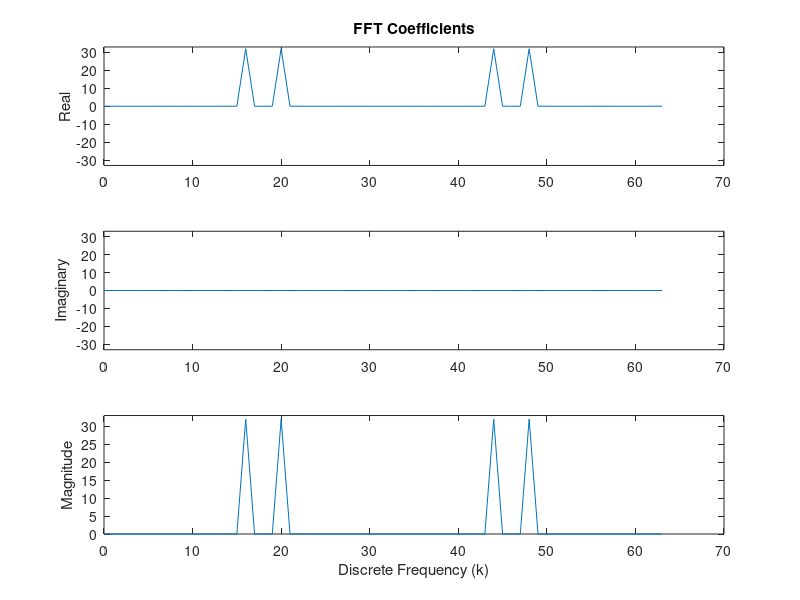
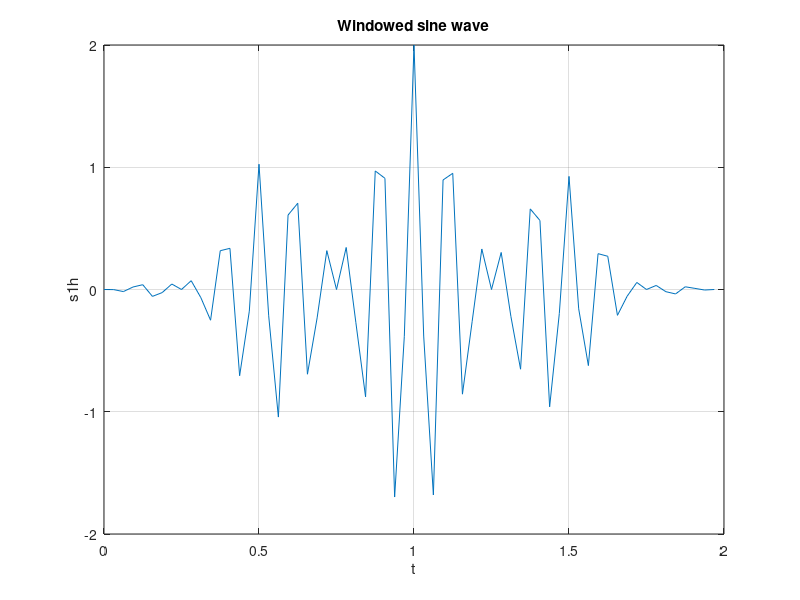
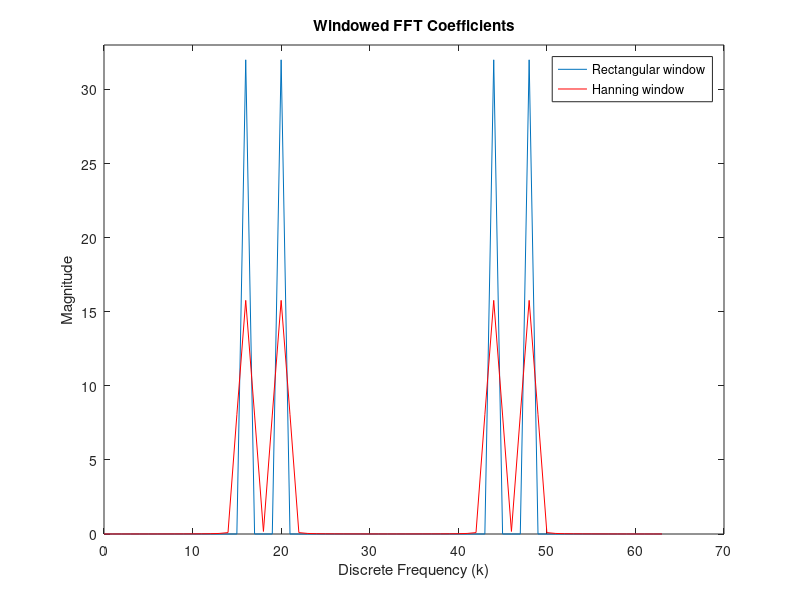

Write the MATLAB code that produced these figures, in order.
% Demonstration of DFT(FFT) and spectral leakage
% analysis in MATLAB
% J Neasham, Newcastle University, 2020
clear; %clear workspace variables
close all; %close previous plots
j = sqrt(-1); %for complex numbers
fs = 32; %sampling frequency
Ts = 1/fs; %sample period
f1 = 8; %frequency of 1st sinusoid
f2 =10;
a1 = 1.0;
a2 = 1.0; %amplitude of 1st sinusoid
N = 64; %no of samples in transform
t = 0:Ts:(N-1)*Ts; %generate discrete time values (nTs)

%----------------- discrete time signal generation --------------------
s3 = a1*cos(2*pi*f1*t) + a2*cos(2*pi*f2*t); %generate sinusoid (double precision floating point)
%s1 = cos(2*pi*f1*t)+j*sin(2*pi*f1*t); %exp(j*2*pi*f1*t)
%{
figure; 
plot(t,s1); %plot
xlabel('t'); ylabel('s1'); title('Discrete time sinusoid (f1)');
grid on
%}
%------------ calculate Fast Fourier Transform (FFT) ---------------
s3_fft = fft(s3);
k = 0:1:N-1;
figure(1);
subplot(3,1,1); 
plot(k,real(s3_fft)); %plot real part of FFT coefficients
ylim([-N/2-1 N/2+1]); % set y axis limits
ylabel('Real');
title('FFT Coefficients');
subplot(3,1,2); 
plot(k,imag(s3_fft)); %plot imaginary part of FFT coefficients
ylim([-N/2-1 N/2+1]); % set y axis limits
ylabel('Imaginary');
subplot(3,1,3); 
plot(k,abs(s3_fft)); %plot magnitude of FFT coefficients
ylim([0 N/2+1]); % set y axis limits
xlabel('Discrete Frequency (k)'); 
ylabel('Magnitude');

%------------ calculate FFT with hamming window ---------------
h = 0.5*(1-cos(2*pi*k/(N-1))); %generate N point hanning window
s3h = s3.*h; %apply window to signal
figure(2); 
plot(t,s3h); %plot
xlabel('t'); ylabel('s1h'); title('Windowed sine wave');
grid on
s3_fft_h = fft(s3h); % calculate windowed FFT
figure;
plot(k,abs(s3_fft)); %plot magnitude of FFT coefficients
ylim([0 N/2+1]); % set y axis limits
xlabel('Discrete Frequency (k)'); ylabel('Magnitude');
hold;
plot(k,abs(s3_fft_h),'r'); %plot magnitude of windowed FFT coefficients
title('Windowed FFT Coefficients');
legend('Rectangular window','Hanning window');
pause(1000);